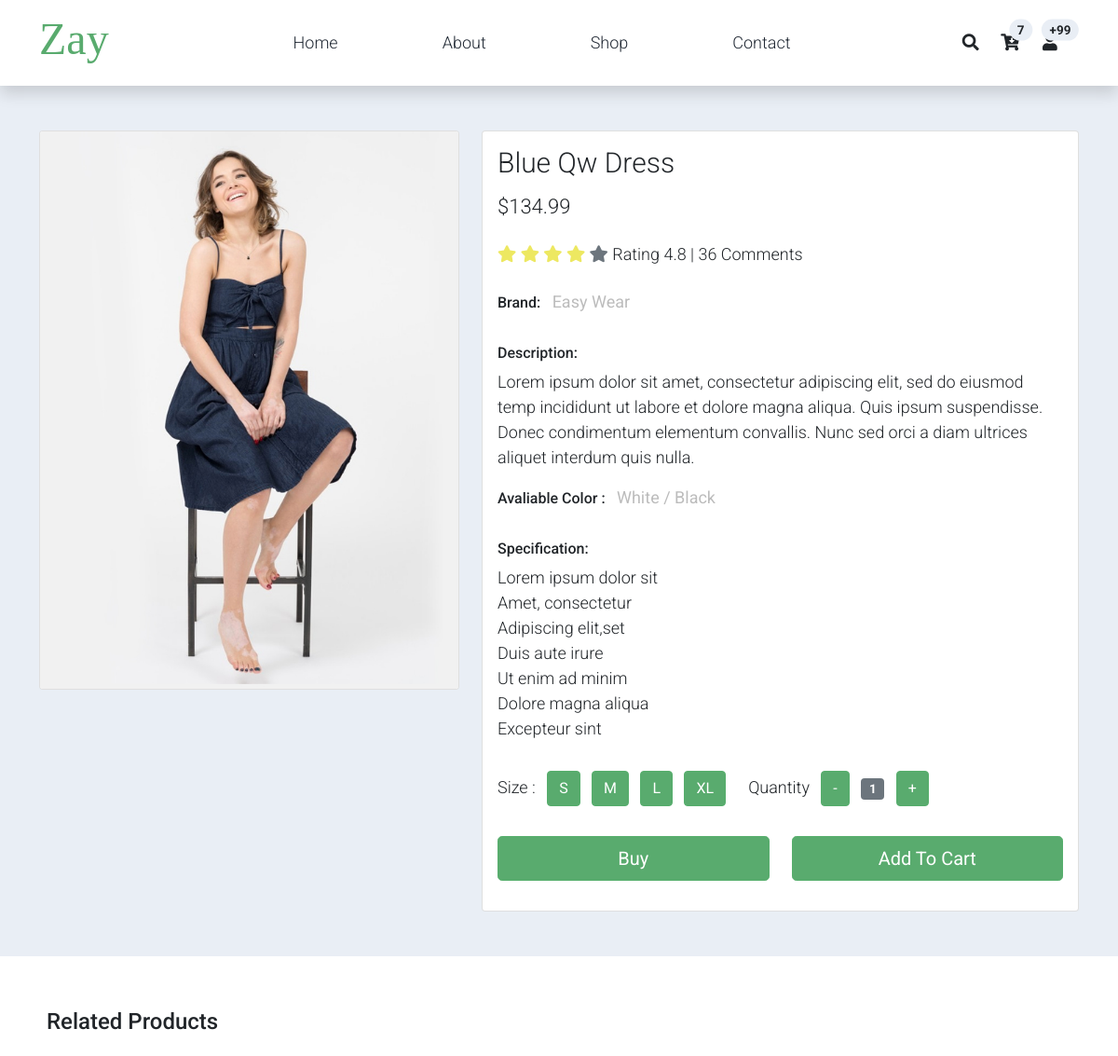
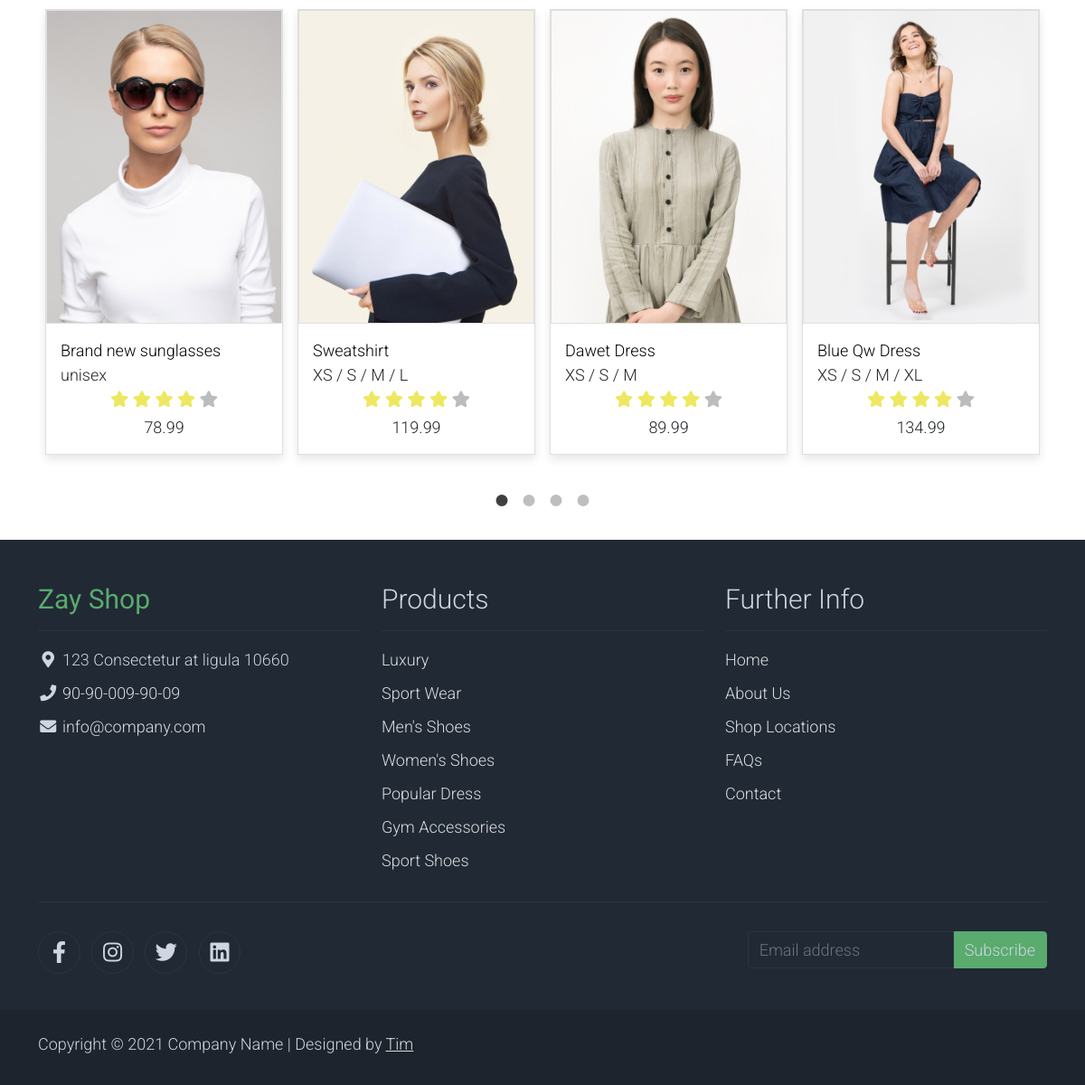
Page /shopsingle/5/ on the committed database (2 pictures, top to bottom).
### index/models.py (models this page shows)
class CardBodies(models.Model):
    title = models.CharField(max_length=255, verbose_name="Title")
    sizes = models.CharField(max_length=255, verbose_name="Sizes")
    price = models.FloatField(verbose_name="Price")
    photo = models.FileField(upload_to="cards/", verbose_name="Photo")
    date = models.DateField(verbose_name="Date")
    class Meta:
        verbose_name = "Card Body"
        verbose_name_plural = "Card Bodies"

### index/views.py (the view)
# urls.py: path('shopsingle/<int:id>/', views.shopsingle, name='shop-single'),
def shopsingle(request, id):
    cardbodies = CardBodies.objects.all()
    cardb = get_object_or_404(CardBodies, id=id)
    context = {'cardbodies': cardbodies, 'cardb': cardb}
    return render(request, 'shop-single.html', context=context)

### templates/shop-single.html (shortened to what this page needs)
{% extends 'base.html' %}
{% load static %}
{% block main %}
    <section class="bg-light">
        <div class="container pb-5">
            <div class="row">
                <div class="col-lg-5 mt-5">
                    <div class="card mb-3">
                        <img class="card-img img-fluid" src="{{ cardb.photo.url }}" alt="Card image cap" id="product-detail">
                    </div></div>
                <div class="col-lg-7 mt-5">
                    <div class="card">
                        <div class="card-body">
                            <h1 class="h2">{{ cardb.title }}</h1>
                            <p class="h3 py-2">${{cardb.price}}</p>
                            <p class="py-2">
                                <i class="fa fa-star text-warning"></i>
                                <i class="fa fa-star text-warning"></i>
                                <i class="fa fa-star text-warning"></i>
                                <i class="fa fa-star text-warning"></i>
                                <i class="fa fa-star text-secondary"></i>
                                <span class="list-inline-item text-dark">Rating 4.8 | 36 Comments</span>
                            </p>
                            <ul class="list-inline">
                                <li class="list-inline-item">
                                    <h6>Brand:</h6>
                                </li>
                                <li class="list-inline-item">
                                    <p class="text-muted"><strong>Easy Wear</strong></p>
                                </li>
                            </ul>
                            <h6>Description:</h6>
                            <p>Lorem ipsum dolor sit amet, consectetur adipiscing elit, sed do eiusmod temp incididunt ut labore et dolore magna aliqua. Quis ipsum suspendisse. Donec condimentum elementum convallis. Nunc sed orci a diam ultrices aliquet interdum quis nulla.</p>
                            <ul class="list-inline">
                                <li class="list-inline-item">
                                    <h6>Avaliable Color :</h6>
                                </li>
                                <li class="list-inline-item">
                                    <p class="text-muted"><strong>White / Black</strong></p>
                                </li>
                            </ul>
                            <h6>Specification:</h6>
                            <ul class="list-unstyled pb-3">
                                <li>Lorem ipsum dolor sit</li>
                                <li>Amet, consectetur</li>
                                <li>Adipiscing elit,set</li>
                                <li>Duis aute irure</li>
                                <li>Ut enim ad minim</li>
                                <li>Dolore magna aliqua</li>
                                <li>Excepteur sint</li>
                            </ul>
                            <form action="" method="GET">
                                <div class="row">
                                    <div class="col-auto">
                                        <ul class="list-inline pb-3">
                                            <li class="list-inline-item">Size :
                                            </li>
                                            <li class="list-inline-item"><span class="btn btn-success btn-size">S</span></li>
                                            <li class="list-inline-item"><span class="btn btn-success btn-size">M</span></li>
                                            <li class="list-inline-item"><span class="btn btn-success btn-size">L</span></li>
                                            <li class="list-inline-item"><span class="btn btn-success btn-size">XL</span></li>
                                        </ul>
                                    </div>
                                    <div class="col-auto">
                                        <ul class="list-inline pb-3">
                                            <li class="list-inline-item text-right">
                                                Quantity
                                            </li>
                                            <li class="list-inline-item"><span class="btn btn-success" id="btn-minus">-</span></li>
                                            <li class="list-inline-item"><span class="badge bg-secondary" id="var-value">1</span></li>
                                            <li class="list-inline-item"><span class="btn btn-success" id="btn-plus">+</span></li>
                                        </ul>
                                    </div>
                                </div>
                                <div class="row pb-3">
                                    <div class="col d-grid">
                                        <button type="submit" class="btn btn-success btn-lg" name="submit" value="buy">Buy</button>
                                    </div>
                                    <div class="col d-grid">
                                        <button type="submit" class="btn btn-success btn-lg" name="submit" value="addtocard">Add To Cart</button>
                                    </div>
                                </div>
                            </form>
                        </div>
                    </div>
                </div>
            </div>
        </div>
    </section>
    <section class="py-5">
        <div class="container">
            <div class="row text-left p-2 pb-3">
                <h4>Related Products</h4>
            </div>
            <div id="carousel-related-product">
        {%  for item in cardbodies %}
                <div class="p-2 pb-3">
                    <div class="product-wap card rounded-0">
                        <div class="card rounded-0">
                            <img class="card-img rounded-0 img-fluid" src="{{ item.photo.url }}">
                        </div>
                        <div class="card-body">
                            <a href="#" class="h3 text-decoration-none">{{ item.title }}</a>
                            <ul class="w-100 list-unstyled d-flex justify-content-between mb-0">
                                <li>{{ item.sizes }}</li>
                            </ul>
                            <ul class="list-unstyled d-flex justify-content-center mb-1">
                                <li>
                                    <i class="text-warning fa fa-star"></i>
                                    <i class="text-warning fa fa-star"></i>
                                    <i class="text-warning fa fa-star"></i>
                                    <i class="text-warning fa fa-star"></i>
                                    <i class="text-muted fa fa-star"></i>
                                </li>
                            </ul>
                            <p class="text-center mb-0">{{item.price}}</p>
                        </div>
                    </div>
                </div>
        {% endfor %}
            </div>
        </div>
    </section>
{% endblock %}

### static/assets/css/templatemo.css (style rules this page uses)
body, ul, li, p, a, label, input, div { font-family: 'Roboto', sans-serif; font-size: 18px !important; font-weight: 300 !important; }
.h2 { font-family: 'Roboto', sans-serif; font-size: 30px !important; font-weight: 300; }
.h3 { font-family: 'Roboto', sans-serif; font-size: 22px !important; }
.text-warning { color: #ede861 !important; }
.text-muted { color: #bcbcbc !important; }
.bg-light { background-color: #e9eef5 !important; }
.btn-success { background-color: #59ab6e !important; border-color: #56ae6c !important; }
.product-wap { box-shadow: 0px 5px 10px 0px rgba(0, 0, 0, 0.10); }
.card.product-wap a { color: #000; }

### rows in the picture
CardBodies: photo (picture), title "Blue Qw Dress", price "134.99", sizes "XS / S / M / XL"
CardBodies: photo (picture), title "Brand new sunglasses", sizes "unisex", price "78.99"
CardBodies: photo (picture), title "Sweatshirt", sizes "XS / S / M / L", price "119.99"
CardBodies: photo (picture), title "Dawet Dress", sizes "XS / S / M", price "89.99"
